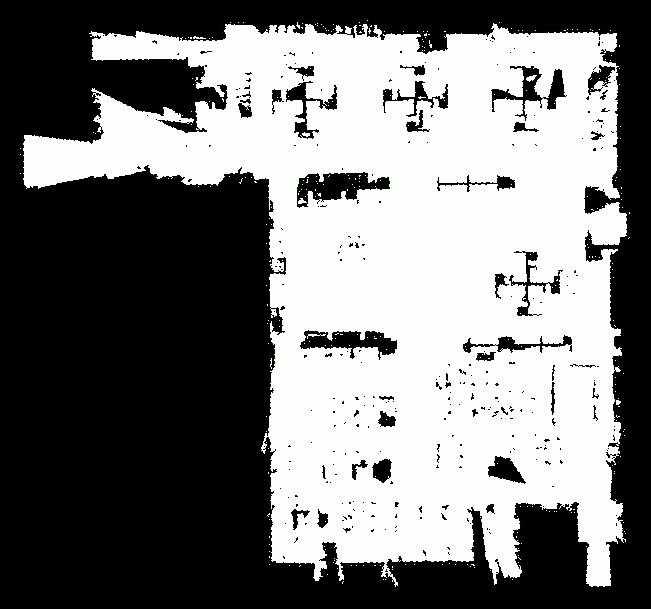
#> input picture HW4/PodvalMap v.2.png, 651 x 609 px
$ jupyter execute Sensors_HW4_Dmitriev_Egor.ipynb
#> lines starting #> are read from the running program, lines starting #| are printed output that depends on the picture
Github link: https://github.com/genom10/Sensors2023/tree/master/HW4

# Task 4.1

## Generate noisy data

### Generate main line

[cell 1]
import numpy as np
import matplotlib.pyplot as plt

def f(x):
    try:
        return x*2-10 + np.random.normal(scale=10, size=len(x))
    except:
        return x*2-10 + np.random.normal(scale=10)

X = np.linspace(0, 100, 100)
Y = f(X)

noizedX = np.append(X, np.random.uniform(low=0, high=100, size = 100))
noizedY = np.append(Y, np.random.uniform(low=f(0), high=f(100), size = 100))

plt.plot(noizedX, noizedY, '.')
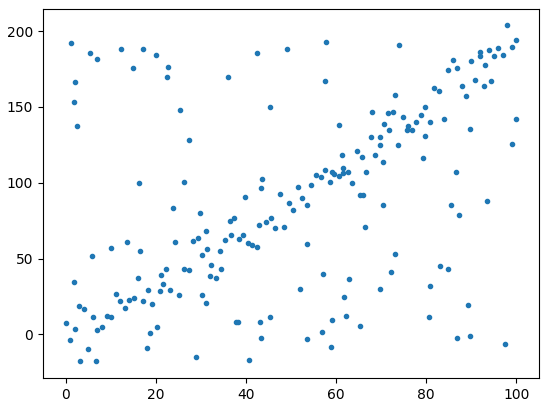
#> figure drawn by matplotlib, 1 panel

## Hough Transform

[cell 2]
from numpy import sin, cos, deg2rad
p_max = int(np.ceil(np.hypot(np.max(noizedX), np.max(noizedY))))
accumulator = np.zeros((p_max, 180))

for point in zip(noizedX, noizedY):
    for angle in range(180):
        p = point[0]*sin(deg2rad(angle)) - point[1]*cos(deg2rad(angle))
        accumulator[int(p), angle] += 1

## Visualisation

[cell 3]
import seaborn as sns
sns.heatmap(accumulator)
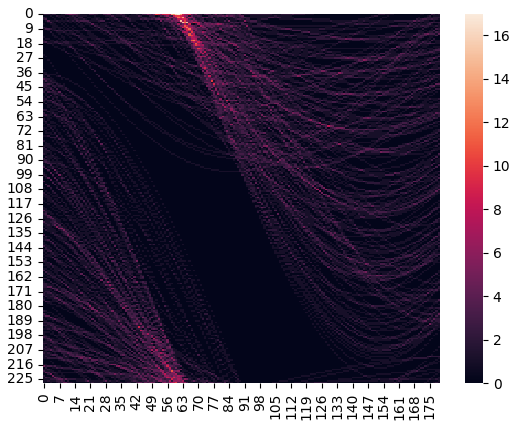
#> figure drawn by matplotlib, 2 panels

### Plot the line

[cell 4]
maxindex = accumulator.argmax()
p, angle = np.unravel_index(accumulator.argmax(), accumulator.shape)
print(f'p={p}, angle={angle}')

plt.plot(noizedX, noizedY, '.')
plt.axline((0, p/cos(angle)), slope=np.tan(deg2rad(angle)))

# Task 4.2

## Load image

[cell 5]
import cv2

img = cv2.imread("PodvalMap v.2.png", cv2.IMREAD_UNCHANGED)
#> img is the input picture: shape (609, 651, 4); mean B, G, R, A 120.1, 120.9, 120.1, 131.9
print(img.shape)
#| (609, 651, 4)
plt.imshow(img)

## Apply Hough transform

[cell 6]
p_max = int(np.ceil(np.hypot(img.shape[0], img.shape[1])))
#> p_max = 892
accumulator = np.zeros((p_max, 180))

for row, line in enumerate(img):
    for col, point in enumerate(line):
        if point[3] > 30:
            if point[0] < 30 and point[1] < 30 and point[2] < 30:
                # print(row, line,'\n', point)
                for angle in range(180):
                    p = col*sin(deg2rad(angle)) + row*cos(deg2rad(angle))
                    accumulator[int(p), angle] += 1
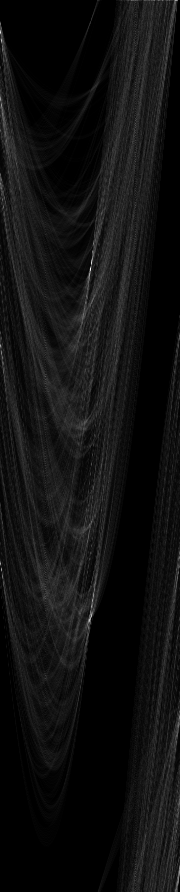
#> accumulator: shape (892, 180) float64; min 0, max 279, mean 18.5; drawn with min black and max white

## Visualisation

[cell 7]
sns.heatmap(accumulator)
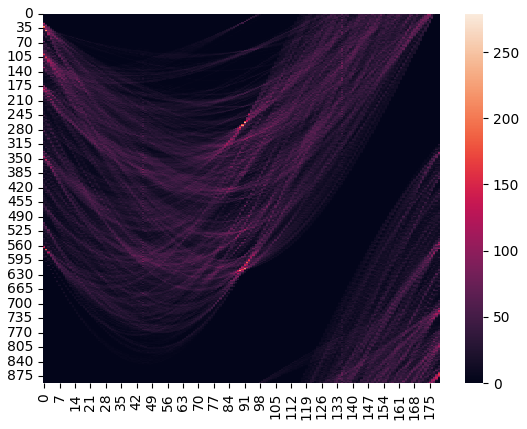
#> figure drawn by matplotlib, 2 panels

[cell 8]
number_of_lines = 400
maxindexes = np.argpartition(accumulator, -number_of_lines, axis=None)[-number_of_lines:]
#> maxindexes = 400 values, max 160556 at index 86, min 131 at index 135, mean 76080.1
ps, angles = np.unravel_index(maxindexes, accumulator.shape)
#> ps = 400 values, max 891 at index 86, min 0 at index 10, mean 422.2; angles = 400 values, max 179 at index 3, min 0 at index 2, mean 92.17


plt.imshow(img)
plt.xlim((0, img.shape[1]))
plt.ylim((img.shape[0], 0))
for p, angle in np.array(list(zip(ps, angles))):
    # print(p, line)
    if angle < 45:
        plt.axline((0, p/cos(angle)), slope=np.tan(deg2rad(angle)), alpha = 0.1)
    else:
        plt.axline((p/sin(angle), 0), slope=np.tan(deg2rad(angle)), alpha = 0.1)
#> this loop made 400 passes
#> (p, angle) on passes 1 to 3: (108, 2), (542, 87), (187, 0)
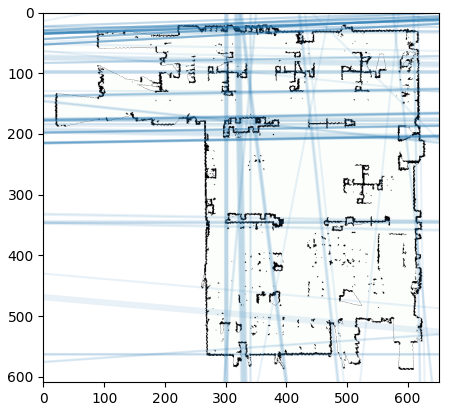
#> figure drawn by matplotlib, 1 panel
